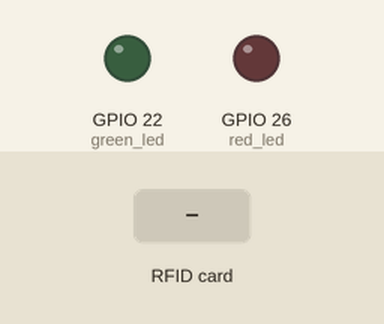
A program run on a simulated ESP32 board running MicroPython. On the bench: output pins drawn as LEDs (lit = HIGH). Dashed ring = blinking. The test bench sets the inputs (shaded band). The interpreter's speed is modelled, so counts of loop turns are approximate; library files of the repository ran but are not shown: mfrc522.py; pins used as bus, display or sensor lines are not drawn; what the program prints to the serial console is not drawn.

Above: at 1.2 s.
1.3 s: RFID card 1C 49 D0 01 held to the reader
At 2.1 s:
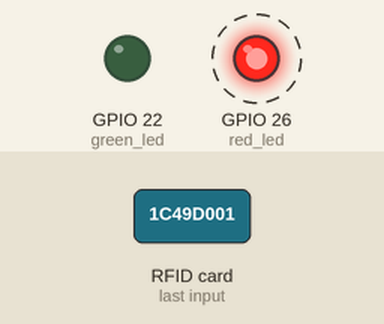
3.8 s: RFID card 5E 7A 19 C4 held to the reader
At 6.2 s:
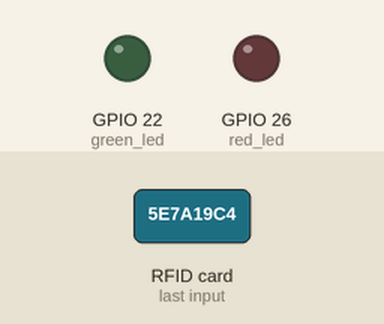
Timing chart, 0 to 7.7 s (numbered marks = the images above; inputs shaded):
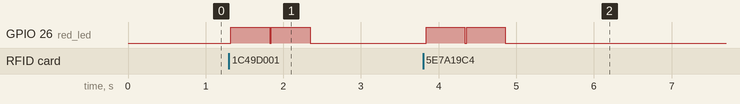

Measured:
- after the input at 1.3 s, GPIO 26 (red_led): alternates HIGH for 0.50 s and LOW for 0.02 s, 4 changes in all, then stays LOW, starting at once
- after the input at 3.8 s, GPIO 26 (red_led): alternates HIGH for 0.50 s and LOW for 0.02 s, 4 changes in all, then stays LOW, starting at once

The program:

rfid.py
```python
from mfrc522 import MFRC522
from machine import Pin
import utime

green_led = Pin(22, Pin.OUT)
red_led  = Pin(26, Pin.OUT)

# 將卡號由 2 進位轉換為 16 進位的字串
def uidToString(uid):
    mystring = ""
    for i in uid:
        mystring = "%02X" % i + mystring
    return mystring

reader = MFRC522(spi_id=0,sck=2,miso=4,mosi=3,cs=1,rst=0)
print("..... 請將卡片靠近感應器.....")

try:
    while True:
        (stat, tag_type) = reader.request(reader.REQIDL)   # 搜尋 RFID 卡片
        if stat == reader.OK:      # 找到卡片
            (stat, uid) = reader.SelectTagSN()
            if stat == reader.OK:
                card_num = uidToString(uid)
                print(".....卡片號碼： %s" % card_num)
                if  card_num == '1C49D001':
                    green_led.value(1)   # 讀到授權的卡號後點亮綠色 LED
                    utime.sleep(0.5)       # 亮 2 秒鐘
                    green_led.value(0)
                else:
                    print(".....卡片錯誤.....")
                    red_led.value(1)    # 讀到非授權的卡號後點亮紅色 LED
                    utime.sleep(0.5)      # 亮 2 秒鐘
                    red_led.value(0)
            else:
                print(".....授權錯誤.....")

except KeyboardInterrupt:
    print(".....Bye.....")
```
